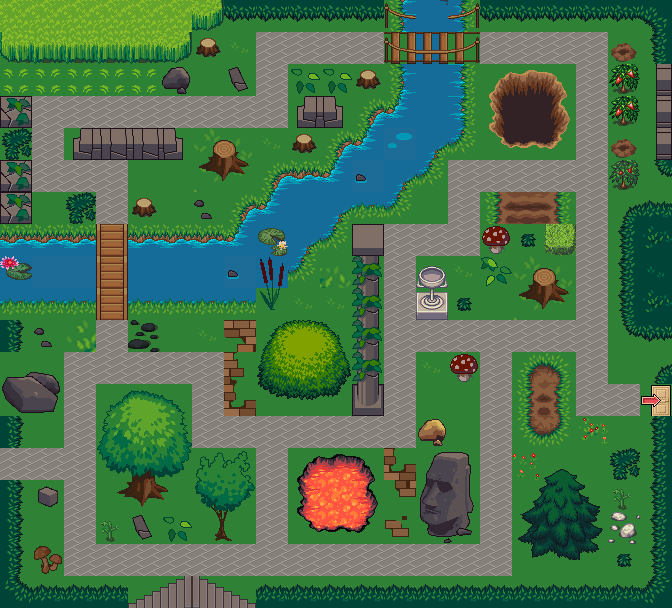

This is a level from a 2D game, rendered from its Tiled map with the project's own tilesets. A one-line summary and the map file follow, with tile-layer data summarised:
An orthogonal 21x19 tile map with 32x32 px tiles, 1 tile layer (Слой тайлов 1), 9 tilesets.

<map version="1.9" tiledversion="1.9.2" orientation="orthogonal" renderorder="right-down" width="21" height="19" tilewidth="32" tileheight="32" infinite="0" nextlayerid="4" nextobjectid="1">
 <tileset firstgid="1" source="icon_58.tsx" />
 <tileset firstgid="2" source="terrain_atlas.tsx" />
 <tileset firstgid="1026" source="obj_misk_atlas.tsx" />
 <tileset firstgid="2050" source="base_out_atlas.tsx" />
 <tileset firstgid="3074" source="myitems/left_wx.tsx" />
 <tileset firstgid="3075" source="myitems/right_wx.tsx" />
 <tileset firstgid="3076" source="terrain_atlas2.tsx" />
 <tileset firstgid="4100" source="terrain_atlas3.tsx" />
 <tileset firstgid="5124" source="exit.tsx" />
 <layer id="1" name="Слой тайлов 1" width="21" height="19">
  <data>[399 cells, 399 non-empty, 167 distinct tile ids]</data>
 </layer>
</map>
